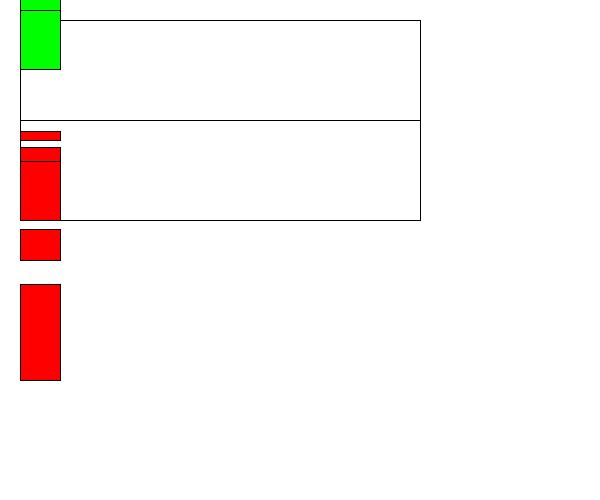
Frame 1 (no input)
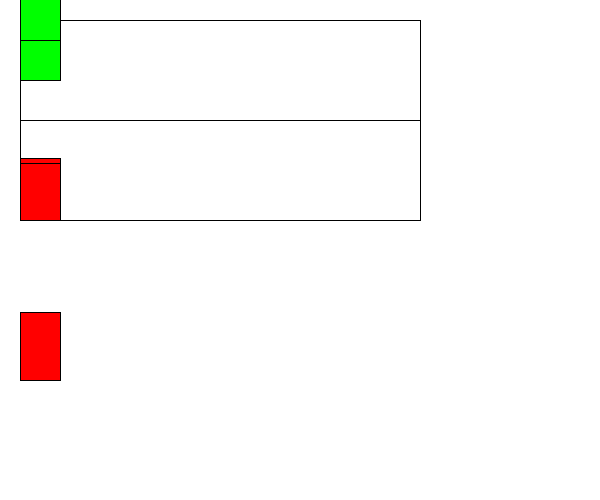
Frame 60 (the mouse pressed at the canvas centre just before this capture)
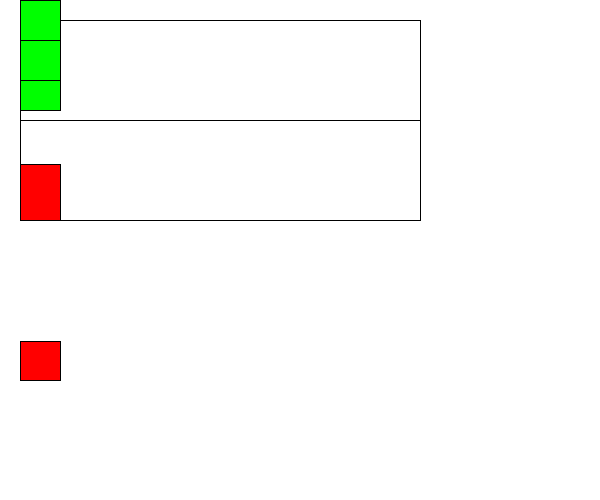
Frame 120 (the mouse held since frame 60 and released just before this capture)

The Processing sketch that drew these frames (run headless with seeded random() and noise(); from frame 60 on, the mouse is pressed at the canvas centre):

// Processing sketch: Section1
// ── Section1.pde
int MAX_VALUE = 100;
int MIN_VALUE = -100;
Visualizer v;

/*You are simulating a visualizer of multiple values
 You need to create a display method first. 
 Then you can make a method that changes the values each time the update is called. 
 */
class Visualizer {
  float x, y;
  float [] values;
  float [] speeds;
  Visualizer(float x, float y) {
    this.x = x;
    this.y = y;
    values = new float[10];
    speeds = new float[10];
    for (int i = 0; i < values.length; i++) {
      values[i] = random(-99, 99);
      speeds[i] = random(2);
    }
  }

  void display() {
    //draw the bars equally spaced inside this box. 
    //You can assume 10, but it would be even better 
    //if you could modify it to be larger increments.
    fill(255);
    rect(x, y, 400, 200);
    //This is a 200x400 box.
    //The width of the visualizer is 400! This rect is the border
    //the line is the 0 y-value, the top is 100, the bottom is -100
    line(x, y+100, x+400, y+100);

    //You need to use a loop. You need to make the HEIGHT of the bars 
    //the values in the array.
    //Negative values are red, and go below the line.
    //Positive values are green and go above the line.
    
    for (int i = 0 ; i < 10 ; i++) {
      if (values[i] < 0) {
        // we have a negative value
        fill(255,0,0) ; // red for negative values
        rect(x, y + (40 * i) , 40, values[i]) ;
      }
      else if (values[i] == 0) {
        // we have 0 so we don't need to color anything! we only need to change the size/location of the bar
        rect(x, y, 40, 0) ;
      }
      else {
        // we have a positive value!
        fill(0,255,0) ;
        rect(x, y - (40 * i), 40, values[i]) ;
      }
    }
    //???WRITE THIS METHOD FIRST!!!
    //THESE ARE WRONG: They just illustrate how they could look
    /*fill(255, 0, 0);
    rect(x+40, y+100, 60, 50);
    fill(0, 255, 0);
    rect(x+120, y+50, 60, 50);*/


    //Width of the visualizer is 400!

  
  }
  void update() {
    //???WRITE THIS METHOD SECOND!!!
    for (int i = 0; i < values.length; i++) {
      values[i] += speeds[i]; //the speed updates the values. Do not touch this.
      //??? keep them values between max/min value so they stay in the box.
      if (values[i] < MIN_VALUE) {
        // we need to make it bigger
        values[i] = MIN_VALUE ;
      }
      if (values[i] > MAX_VALUE) {
        // we need to make it smaller
        values[i] = MAX_VALUE ;
      }

      //??? reverse the speeds so the bar oscillates up/down when it reaches max/min

      
    }
  }
}

void setup() {
  size(600, 500);
  v = new Visualizer(20, 20);
}
void draw() {
  background(255);
  v.display();
  v.update();
}
